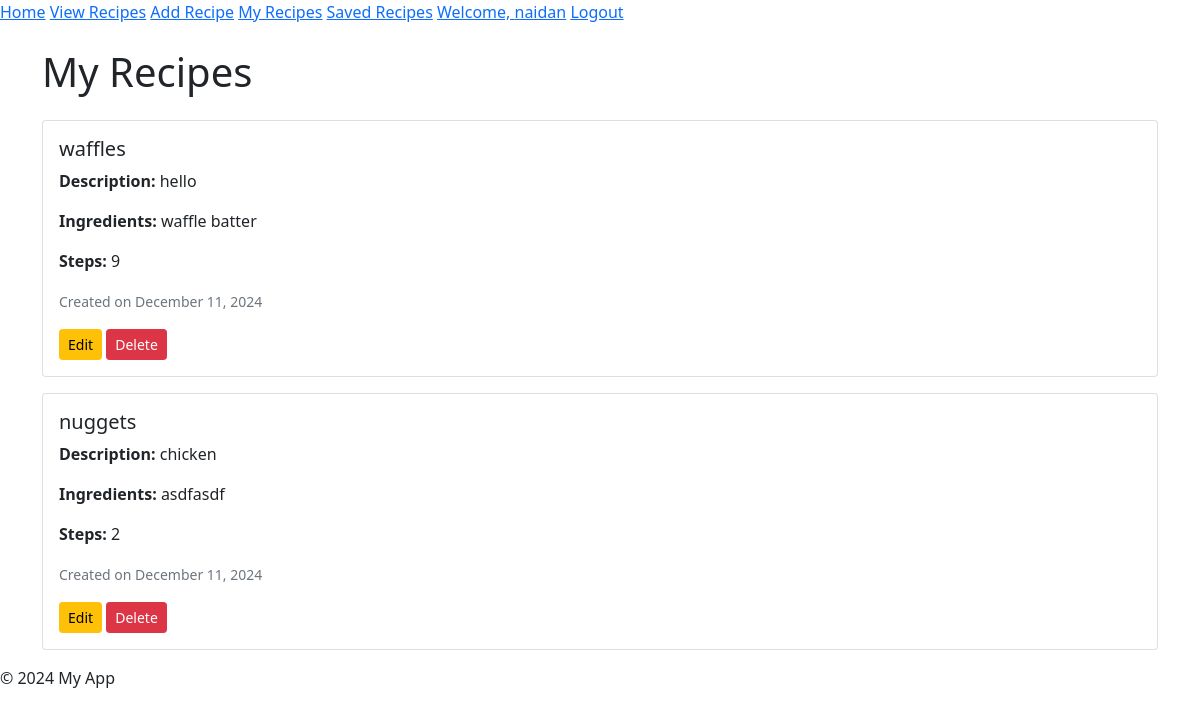
Before: /my_recipes (signed in) with the older database file.
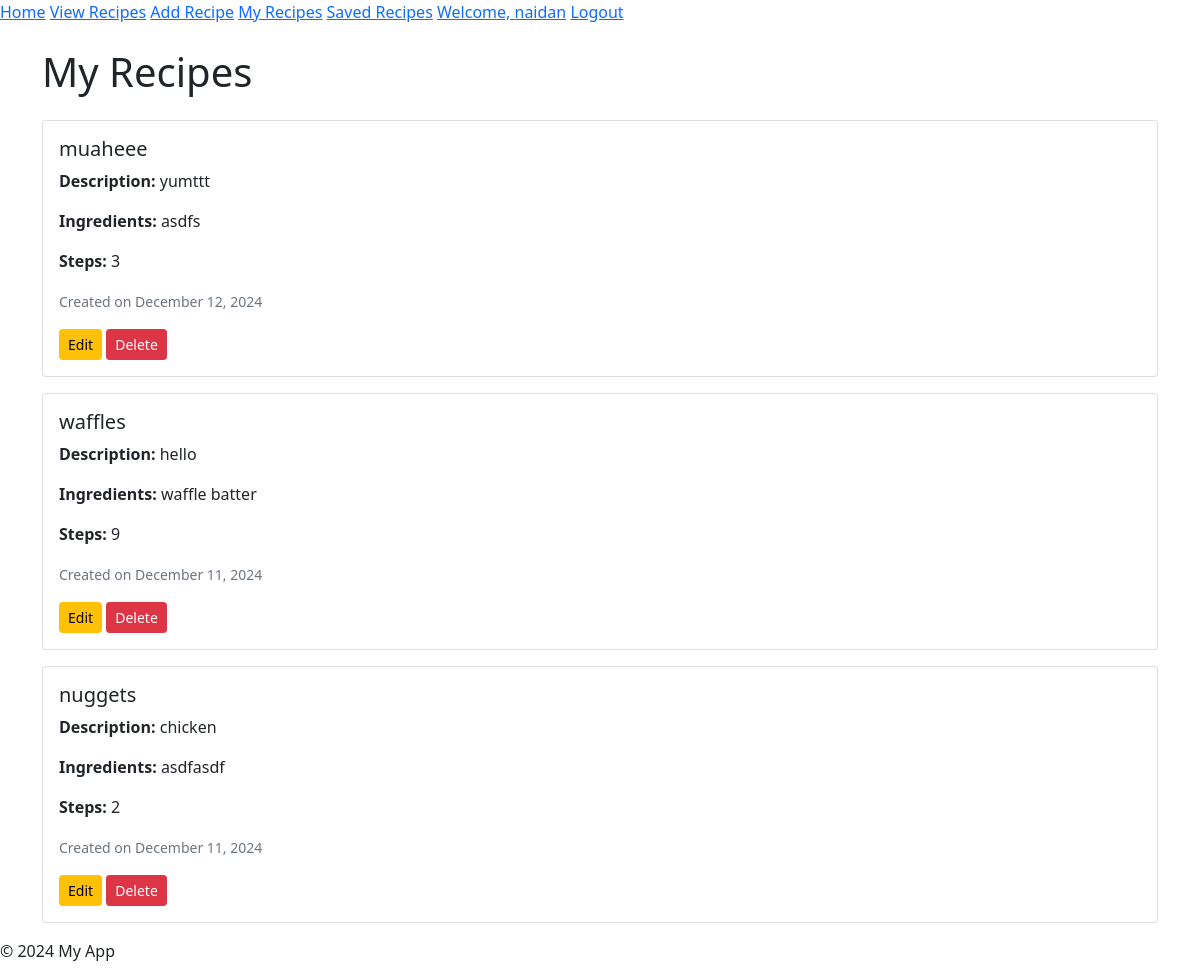
After: the same page with the newer database file.
### app/models.py (models this page shows)
class Recipe(db.Model):
    __tablename__ = 'recipes'
    id = db.Column(db.Integer, primary_key=True, autoincrement=True)
    user_id = db.Column(db.Integer, db.ForeignKey('users.id'), nullable=False)
    author = db.relationship('User', back_populates='recipes')
    title = db.Column(db.String(100), nullable=False)
    description = db.Column(db.Text, nullable=False)
    ingredients = db.Column(db.Text, nullable=False)
    steps = db.Column(db.Text, nullable=False)
    image_url = db.Column(db.String(255))  # Optional, we can set a default picture if anythign
    created_at = db.Column(db.DateTime, default=datetime.utcnow)
    likes = db.relationship('Like', back_populates='recipe', cascade="all, delete-orphan")
    saved_by = db.relationship('SavedRecipe', back_populates='recipe', cascade="all, delete-orphan")

### app/views.py (the view)
@app.route('/my_recipes', methods=['GET'])
@login_required
def my_recipes():
    recipes = Recipe.query.filter_by(user_id=current_user.id).order_by(Recipe.created_at.desc()).all()
    return render_template('my_recipes.html', recipes=recipes)

### app/views.py (called while the page is built)
@login_manager.user_loader
def load_user(user_id):
    return User.query.get(int(user_id))  # Assumes user_id is the primary key of User model

### app/templates/my_recipes.html
{% extends "base.html" %}
{% block content %}
<div class="container mt-4">
    <h1 class="mb-4">My Recipes</h1>
    {% for recipe in recipes %}
    <div class="card mb-3">
        <div class="card-body">
            <h5 class="card-title">{{ recipe.title }}</h5>
            <p class="card-text"><strong>Description:</strong> {{ recipe.description }}</p>
            <p class="card-text"><strong>Ingredients:</strong> {{ recipe.ingredients }}</p>
            <p class="card-text"><strong>Steps:</strong> {{ recipe.steps }}</p>
            <p class="card-text"><small class="text-muted">Created on {{ recipe.created_at.strftime('%B %d, %Y') }}</small></p>
            <a href="{{ url_for('edit_recipe', recipe_id=recipe.id) }}" class="btn btn-warning btn-sm">Edit</a>
            <a href="{{ url_for('delete_recipe', recipe_id=recipe.id) }}" class="btn btn-danger btn-sm">Delete</a>
        </div>
    </div>
    {% endfor %}
</div>
{% endblock %}

Changed rows visible on the page:
now on this page (row edited): Recipe: title "muaheee", description "yumttt", ingredients "asdfs", steps "3", created_at "December 12, 2024"
